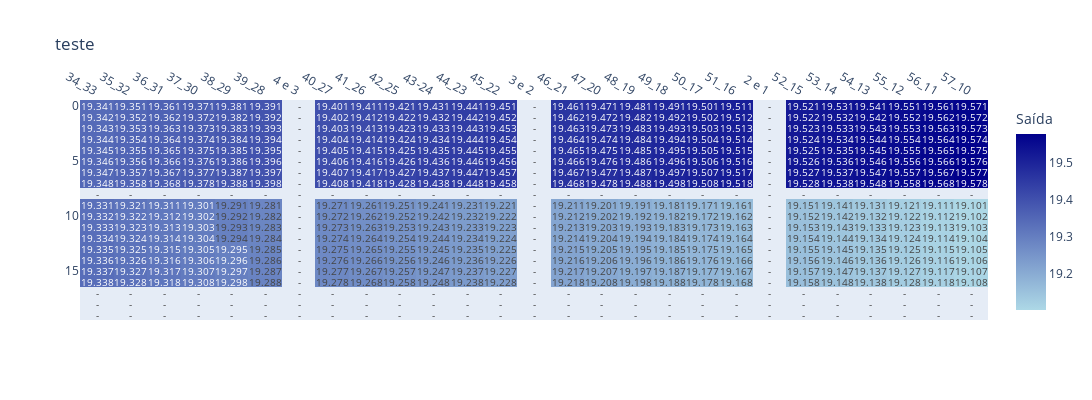

Notebook cell for this chart:
### Code cell
corredores = {'10' : mapa_prateleira['10'],
              '11' : mapa_prateleira['11'],
              '12' : mapa_prateleira['12'],
              '13' : mapa_prateleira['13'],
              '14' : mapa_prateleira['14'],
              '15' : mapa_prateleira['15'],
              '16' : mapa_prateleira['16'],
              '17' : mapa_prateleira['17'],
              '18' : mapa_prateleira['18'],
              '19' : mapa_prateleira['19'],
              '20' : mapa_prateleira['20'],
              '21' : mapa_prateleira['21'],
              '22' : mapa_prateleira['22'],
              '23' : mapa_prateleira['23'],
              '24' : mapa_prateleira['24'],
              '25' : mapa_prateleira['25'],
              '26' : mapa_prateleira['26'],
              '27' : mapa_prateleira['27'],
              '28' : mapa_prateleira['28'],
              '29' : mapa_prateleira['29'],
              }

mapa_geral_plateleiras = pd.concat(corredores)
refatorar_indece(mapa_geral_plateleiras, None)

radio_selecao_visao_prateleiras = 'a'

if radio_selecao_visao_prateleiras == 'Geral':

    chart = criar_mapa_de_calor_saida('Ender.Fracionado', 'Qtde Venda Frac', mapa_geral_plateleiras, 'teste')

    chart.show()

else:

    corredor = 19

    chart = criar_mapa_de_calor_saida('Ender.Fracionado', 'Qtde Venda Frac', corredores[f'{corredor}'], 'teste')

    chart.show()

### Figure 1 — Plotly figure (JSON) as saved in the notebook; plotly's stock layout.template omitted (floating-point values rounded to 4 significant figures; data arrays with more than 128 entries replaced by an {"elided": "..."} marker saying what was removed)
{"data": [{"colorbar": {"title": {"text": "Saída"}}, "colorscale": [[0, "LightBlue"], [1, "DarkBlue"]], "text": {"elided": "20x27 mixed values"}, "textfont": {"size": 10}, "texttemplate": "%{text}", "type": "heatmap", "x": ["34_33", "35_32", "36_31", "37_30", "38_29", "39_28", "4 e 3", "40_27", "41_26", "42_25", "43-24", "44_23", "45_22", "3 e 2", "46_21", "47_20", "48_19", "49_18", "50_17", "51_16", "2 e 1", "52_15", "53_14", "54_13", "55_12", "56_11", "57_10"], "y": [0, 1, 2, 3, 4, 5, 6, 7, 8, 9, 10, 11, 12, 13, 14, 15, 16, 17, 18, 19], "z": {"elided": "20x27 mixed values"}}], "layout": {"autosize": false, "height": 400, "title": {"text": "teste"}, "width": 1450, "xaxis": {"showgrid": false, "side": "top", "zeroline": false}, "yaxis": {"autorange": "reversed", "showgrid": false, "zeroline": false}}}
